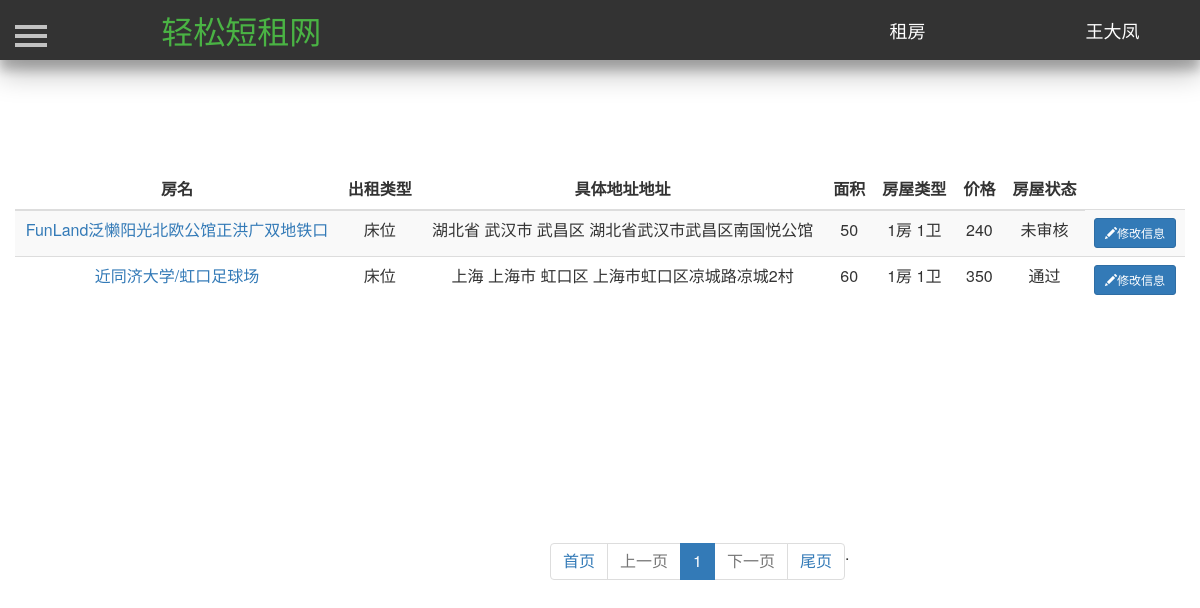
/myhouse/ (signed in), run on an earlier commit of the app's database.
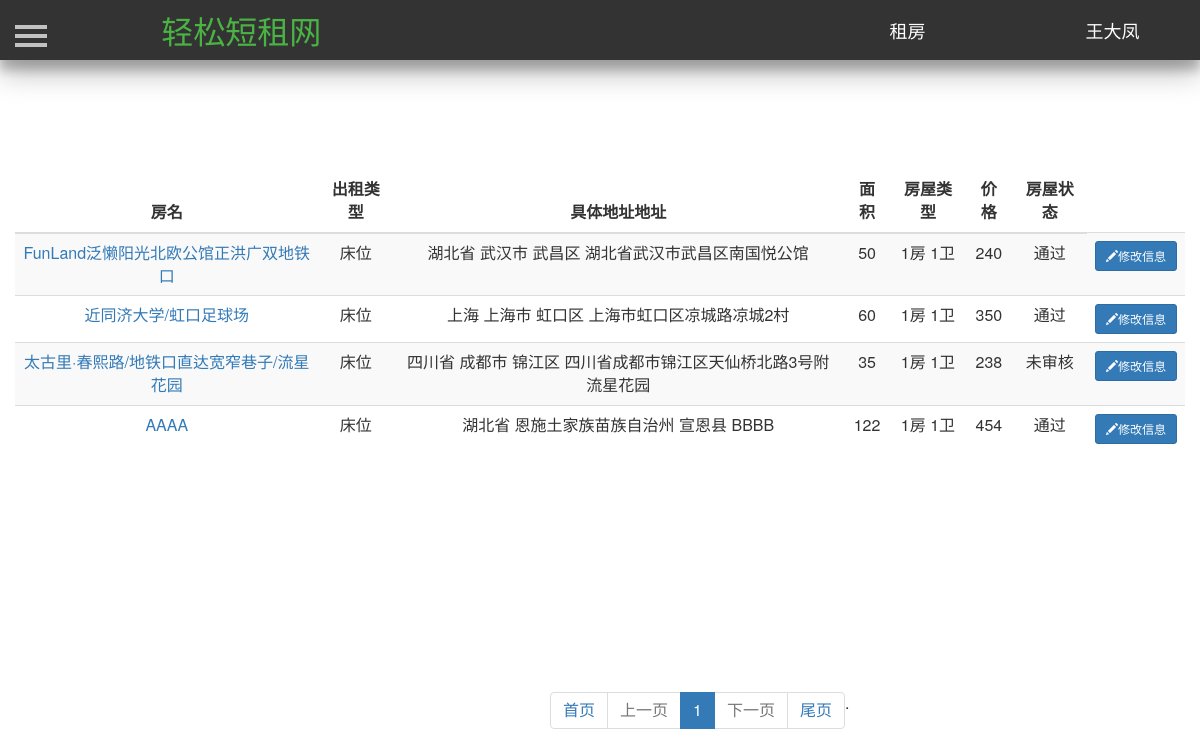
And on a later commit of the database.
### Renting/models.py (models this page shows, shortened)
class House(db.Model):
    id = db.Column(db.Integer, primary_key=True, autoincrement=True)  # ID 房屋唯一的标识
    house_name = db.Column(db.String(25))  # 房屋名  唯一   最大25个字符
    house_type = db.Column(db.Integer)  # 房屋类型，0表示整租，1表示单间 ，2表示床位
    area = db.Column(db.Integer)  # 房屋面积
    people = db.Column(db.Integer)  # 可住人数
    bedroom = db.Column(db.Integer)  # 卧房数
    toilet = db.Column(db.Integer)  # 卫生间数
    kitchen = db.Column(db.Integer)  # 是否有厨房
    bed = db.Column(db.Integer)  # 床位数
    bed_type = db.Column(db.Integer)  # 床型 0表示单人床  1表示双人床
    price = db.Column(db.Integer)  # 租一天的价格
    description = db.Column(db.String(200))  # 房屋描述
    facility = db.Column(db.String(10))  # 房屋设施，0表示无，1表示有
    province = db.Column(db.String(10))  # 省
    city = db.Column(db.String(10))  # 市
    district = db.Column(db.String(10))  # 地区
    address = db.Column(db.String(100))  # 具体地址
    username = db.Column(db.String(10), db.ForeignKey('user.username'))  # 房屋主人的名字，外键
    status = db.Column(db.Integer)  # 房屋状态，0表示未审核，1表示通过,2表示未通过
    url_one = db.Column(db.String(100))  # 房屋图片
    url_two = db.Column(db.String(100))  # 房屋图片
    url_three = db.Column(db.String(100))  # 房屋图片
    url_four = db.Column(db.String(100))  # 房屋图片
    url_five = db.Column(db.String(100))  # 房屋图片

### Renting/views.py (the view)
@app.route('/myhouse/')
def myhouse():
    user = current_user
    house_list = House.query.filter_by(username=user.username).all()
    pager_obj = Pagination(request.args.get("page", 1), len(house_list), request.path, request.args, per_page_count=7)
    index_list = house_list[pager_obj.start:pager_obj.end]
    html = pager_obj.page_html()
    return render_template("myhouse.html", house=index_list, html=html)

### Renting/models.py (called while the page is built)
@login_manager.user_loader
def load_user(userid):
    return User.query.get(userid)

### Renting/page_utils.py (called while the page is built)
    @property
    def start(self):
        return (self.current_page - 1) * self.per_page_count

    @property
    def end(self):
        return self.current_page * self.per_page_count

### Renting/templates/myhouse.html (shortened to what the changed rows need)
<!DOCTYPE html>
<html lang="en">
    <head>
        <link href="https://cdn.bootcss.com/bootstrap/3.3.7/css/bootstrap.min.css" rel="stylesheet">
        <link href="/static/css/navigation.css" rel="stylesheet">
        <link href="/static/css/profile.css" rel="stylesheet">
         <link href="/static/css/sidebar.css" rel="stylesheet">
        <link type="text/css" href="/static/css/dialog.css"  rel="stylesheet"/>
    </head>
    <body>
       <div id="wrapper">
            <div id="page-content-wrapper">
                <div class="container">
                    <div class="row">
                        <table class="table table-striped" style="margin-top:100px;text-align:center">
                            <thead>
                                <tr>
                                    <th style="text-align:center">房名</th>
                                    <th style="text-align:center">出租类型</th>
                                    <th style="text-align:center">具体地址地址</th>
                                    <th style="text-align:center">面积</th>
                                    <th style="text-align:center">房屋类型</th>
                                    <th style="text-align:center">价格</th>
                                    <th style="text-align:center">房屋状态</th>
                                </tr>
                            </thead>
                            <tbody>
                            {% for item in house: %}
                                <tr>
                                    <td><a href="/housedes/{{item.id}}/">{{item.house_name}}</a></td>
                                    {% if item.house_type==0 %}
                                    <td>整租</td>
                                    {% elif item.house_type==1 %}s
                                    <td>单间</td>
                                    {% else %}
                                    <td>床位</td>
                                    {% endif %}
                                    <td>
                                        {{item.province}} {{item.city}}
                                        {% if item.district !=None %}
                                        {{item.district}}
                                        {% endif %}
                                        {{item.address}}
                                    </td>
                                    <td>{{item.area}}</td>
                                    <td>{{item.bedroom}}房
                                        {% if item.toilet !=0 %}
                                        {{item.toilet}}卫
                                        {% endif %}
                                        </td>
                                    <td>{{item.price}}</td>
                                    {% if item.description!= None %}
                                    <td>
                                        {% if item.status==0 %}
                                        未审核
                                        {% elif item.status==1%}
                                        通过
                                        {% else %}
                                        未通过
                                        {% endif %}
                                    </td>
                                    <td>
                                        <button type="button" class="btn btn-primary btn-sm" >
                                            <span class="glyphicon glyphicon-pencil">
                                            </span><a href="/modify_house/{{item.id}}/" style="color:#FFFFFF">修改信息</a>
                                       </button>
                                    </td>
                                    {% endif %}
                                </tr>
                            {% endfor %}
                            </tbody>
                        </table>
                    </div>
                </div>
            </div>
        </div>
    </body>
</html>

What changed in the data, as far as the page shows it:
changed House "FunLand泛懒阳光北欧公馆正洪广双地铁口": status "未审核" → "通过"
added House: house_name "太古里·春熙路/地铁口直达宽窄巷子/流星花园", house_type "床位", province "四川省", city "成都市", district "锦江区", address "四川省成都市锦江区天仙桥北路3号附流星花园", area "35", bedroom "1", toilet "1", price "238", status "未审核"
added House: house_name "AAAA", house_type "床位", province "湖北省", city "恩施土家族苗族自治州", district "宣恩县", address "BBBB", area "122", bedroom "1", toilet "1", price "454", status "通过"
